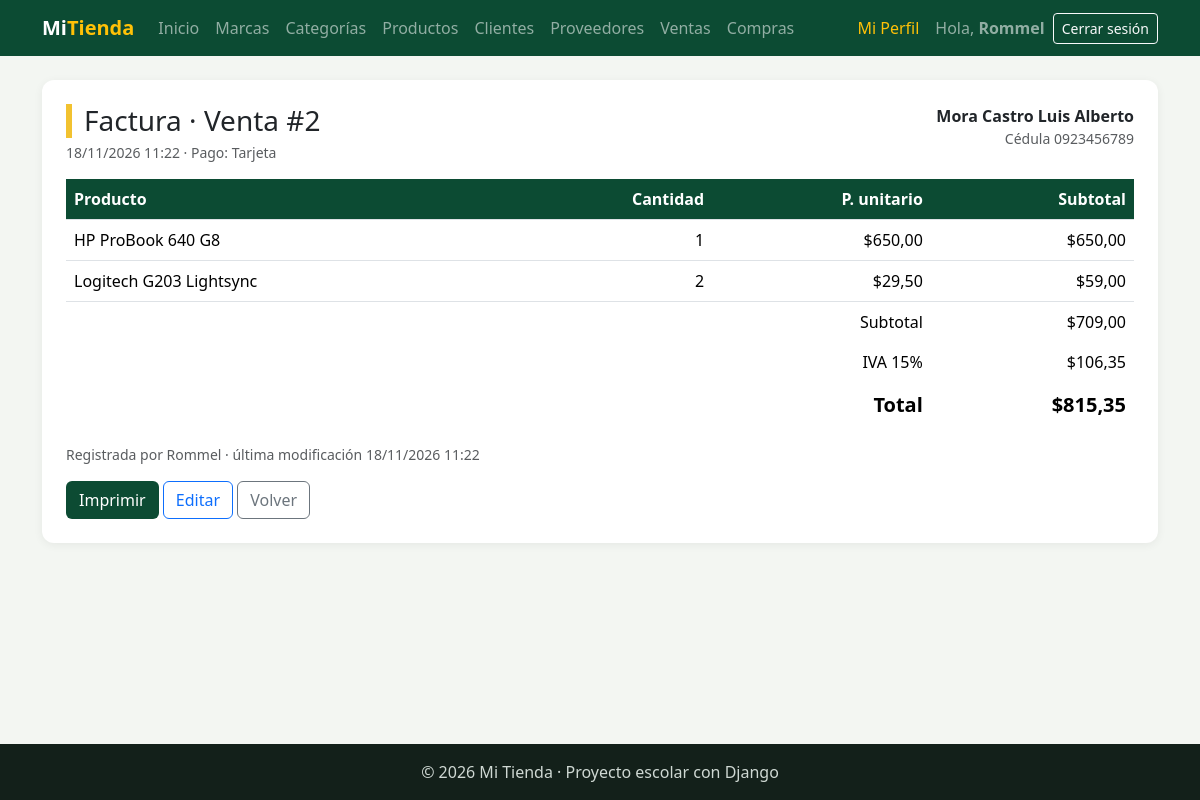
/facturacion/ventas/2/ (signed in), run on the app's committed database.
### facturacion/models.py (models this page shows, shortened)
class ModeloBase(models.Model):
    user = models.ForeignKey(
        User,
        on_delete=models.SET_NULL,
        null=True,
        blank=True,
        editable=False,
        related_name="%(class)s_registrados",
        verbose_name="Registrado por",
    )
    fecha_creacion = models.DateTimeField("Fecha de creación", auto_now_add=True)
    fecha_modificacion = models.DateTimeField("Última modificación", auto_now=True)
    class Meta:
        abstract = True

class Venta(ModeloBase):
    cliente = models.ForeignKey(Cliente, on_delete=models.PROTECT, related_name="ventas")
    fecha_hora = models.DateTimeField("Fecha y hora", default=timezone.now)
    subtotal = models.DecimalField(max_digits=12, decimal_places=2, default=0, editable=False)
    iva = models.DecimalField("IVA", max_digits=12, decimal_places=2, default=0, editable=False)
    total = models.DecimalField(max_digits=12, decimal_places=2, default=0, editable=False)
    tipo_pago = models.CharField(
        "Tipo de pago",
        max_length=15,
        choices=TipoPago.choices,
        default=TipoPago.CONTADO,
    )
    class Meta:
        verbose_name = "Venta"
        verbose_name_plural = "Ventas"
        ordering = ["-fecha_hora"]
    def __str__(self):
        return f"Venta #{self.pk}"

class Cliente(ModeloBase):
    cedula = models.CharField("Cédula", max_length=10, unique=True)
    nombres = models.CharField(max_length=80)
    apellidos = models.CharField(max_length=80)
    email = models.EmailField("Correo", blank=True)
    telefono = models.CharField("Teléfono", max_length=15, blank=True)
    direccion = models.CharField("Dirección", max_length=200, blank=True)
    class Meta:
        verbose_name = "Cliente"
        verbose_name_plural = "Clientes"
        ordering = ["apellidos", "nombres"]
    def __str__(self):
        return f"{self.apellidos} {self.nombres}"

class DetalleVenta(ModeloBase):
    venta = models.ForeignKey(Venta, on_delete=models.CASCADE, related_name="detalles")
    producto = models.ForeignKey(Producto, on_delete=models.PROTECT, related_name="detalles_venta")
    cantidad = models.PositiveIntegerField(default=1, validators=[MinValueValidator(1)])
    precio = models.DecimalField(max_digits=10, decimal_places=2)
    class Meta:
        verbose_name = "Detalle de venta"
        verbose_name_plural = "Detalles de venta"
    @property
    def subtotal(self):
        return self.cantidad * self.precio

class Producto(ModeloBase):
    nombre = models.CharField(max_length=100)
    descripcion = models.TextField("Descripción", blank=True)
    precio = models.DecimalField(max_digits=10, decimal_places=2)
    stock = models.PositiveIntegerField(default=0)
    imagen = models.ImageField(upload_to="productos/", blank=True)
    marca = models.ForeignKey(Marca, on_delete=models.PROTECT, related_name="productos")
    categorias = models.ManyToManyField(Categoria, related_name="productos", blank=True)
    activo = models.BooleanField(default=True)
    class Meta:
        verbose_name = "Producto"
        verbose_name_plural = "Productos"
        ordering = ["nombre"]

### facturacion/views.py (the view)
# urls.py: path("ventas/<int:pk>/", views.VentaDetailView.as_view(), name="venta_detalle"),
class VentaDetailView(LoginRequiredMixin, DetailView):
    model = Venta
    template_name = "facturacion/venta_detalle.html"
    context_object_name = "venta"
    def get_queryset(self):
        return super().get_queryset().select_related("cliente", "user").prefetch_related("detalles__producto")
    def get_context_data(self, **kwargs):
        contexto = super().get_context_data(**kwargs)
        contexto["iva_porcentaje"] = IVA_TARIFA * 100
        return contexto

### facturacion/templates/facturacion/venta_detalle.html (shortened to what this page needs)
{% extends "base.html" %}
{% block contenido %}
<div class="tarjeta">
    <div class="d-flex justify-content-between flex-wrap gap-2 mb-3">
        <div>
            <h1 class="h3 titulo-pagina mb-1">Factura · {{ venta }}</h1>
            <div class="text-muted small">{{ venta.fecha_hora|date:"d/m/Y H:i" }} · Pago: {{ venta.get_tipo_pago_display }}</div>
        </div>
        <div class="text-end">
            <div class="fw-semibold">{{ venta.cliente }}</div>
            <div class="text-muted small">Cédula {{ venta.cliente.cedula }}</div>
        </div>
    </div>
    <table class="table align-middle">
        <thead>
            <tr><th>Producto</th><th class="text-end">Cantidad</th><th class="text-end">P. unitario</th><th class="text-end">Subtotal</th></tr>
        </thead>
        <tbody>
            {% for detalle in venta.detalles.all %}
            <tr>
                <td>{{ detalle.producto.nombre }}</td>
                <td class="text-end">{{ detalle.cantidad }}</td>
                <td class="text-end">${{ detalle.precio }}</td>
                <td class="text-end">${{ detalle.subtotal|floatformat:2 }}</td>
            </tr>
            {% endfor %}
        </tbody>
        <tfoot class="totales">
            <tr><td colspan="3" class="text-end">Subtotal</td><td class="text-end">${{ venta.subtotal }}</td></tr>
            <tr><td colspan="3" class="text-end">IVA {{ iva_porcentaje|floatformat:0 }}%</td><td class="text-end">${{ venta.iva }}</td></tr>
            <tr><td colspan="3" class="text-end fw-bold fs-5">Total</td><td class="text-end fw-bold fs-5">${{ venta.total }}</td></tr>
        </tfoot>
    </table>
    <p class="text-muted small">Registrada por {{ venta.user|default:"-" }} · última modificación {{ venta.fecha_modificacion|date:"d/m/Y H:i" }}</p>
    <div class="no-imprimir">
        <button type="button" class="btn btn-verde" onclick="window.print()">Imprimir</button>
        <a href="{% url 'facturacion:venta_editar' venta.pk %}" class="btn btn-outline-primary">Editar</a>
        <a href="{% url 'facturacion:venta_lista' %}" class="btn btn-outline-secondary">Volver</a>
    </div>
</div>
{% endblock %}

### templates/base.html (shortened to what this page needs)
{% load static %}
<!DOCTYPE html>
<html lang="es">
<head>
    <link href="https://cdn.jsdelivr.net/npm/bootstrap@5.3.3/dist/css/bootstrap.min.css" rel="stylesheet">
    <link rel="stylesheet" href="{% static 'css/estilos.css' %}">
</head>
<body>
<nav class="navbar navbar-expand-lg navbar-dark barra">
    <div class="container">
        <a class="navbar-brand fw-bold" href="{% url 'home' %}">Mi<span class="text-warning">Tienda</span></a>
        <div class="collapse navbar-collapse" id="menu">
            <ul class="navbar-nav me-auto">
                <li class="nav-item"><a class="nav-link" href="{% url 'home' %}">Inicio</a></li>
                {% if user.is_authenticated %}
                    <li class="nav-item"><a class="nav-link" href="{% url 'facturacion:marca_lista' %}">Marcas</a></li>
                    <li class="nav-item"><a class="nav-link" href="{% url 'facturacion:categoria_lista' %}">Categorías</a></li>
                    <li class="nav-item"><a class="nav-link" href="{% url 'facturacion:producto_lista' %}">Productos</a></li>
                    <li class="nav-item"><a class="nav-link" href="{% url 'facturacion:cliente_lista' %}">Clientes</a></li>
                    <li class="nav-item"><a class="nav-link" href="{% url 'facturacion:proveedor_lista' %}">Proveedores</a></li>
                    <li class="nav-item"><a class="nav-link" href="{% url 'facturacion:venta_lista' %}">Ventas</a></li>
                    <li class="nav-item"><a class="nav-link" href="{% url 'facturacion:compra_lista' %}">Compras</a></li>
                {% endif %}
            </ul>
            <ul class="navbar-nav align-items-lg-center gap-2">
                {% if user.is_authenticated %}
                    <li class="nav-item"><a class="nav-link text-warning" href="{% url 'facturacion:mi_perfil' %}">Mi Perfil</a></li>
                    <li class="nav-item navbar-text">Hola, <b>{{ user.username }}</b></li>
                    <li class="nav-item">
                        <form method="post" action="{% url 'logout' %}" class="d-inline">
                            <button type="submit" class="btn btn-sm btn-outline-light">Cerrar sesión</button>
                        </form>
                    </li>
                {% else %}
                    <li class="nav-item"><a class="nav-link" href="{% url 'login' %}">Ingresar</a></li>
                    <li class="nav-item"><a class="btn btn-sm btn-warning" href="{% url 'registro' %}">Crear cuenta</a></li>
                {% endif %}
            </ul>
        </div>
    </div>
</nav>
<main class="container py-4">
    {% block contenido %}{% endblock %}
</main>
<footer class="pie text-center py-3">© 2026 Mi Tienda · Proyecto escolar con Django</footer>
</body>
</html>

### static/css/estilos.css (style rules this page uses)
:root { --verde: #0c4b33; --verde-claro: #2f9e6e; --amarillo: #f2c230; }
body { background-color: #f3f6f2; min-height: 100vh; display: flex; flex-direction: column; }
main { flex: 1; }
.barra { background-color: var(--verde); }
.titulo-pagina { border-left: 6px solid var(--amarillo); padding-left: 12px; }
.tarjeta { background: white; border-radius: 12px; padding: 24px; box-shadow: 0 2px 10px rgba(0,0,0,.06); }
.table thead th { background-color: var(--verde); color: white; }
.btn-verde { background-color: var(--verde); color: white; }
.pie { background-color: #13201a; color: #cfd8d3; }
.totales td { border: 0; }

### data on the page
Venta: id "Venta #2", fecha_hora "18/11/2026 11:22", tipo_pago "Tarjeta", cliente "Mora Castro Luis Alberto", cliente.cedula "0923456789", subtotal "709,00", iva "106,35", total "815,35", user "Rommel", fecha_modificacion "18/11/2026 11:22"
DetalleVenta: producto.nombre "HP ProBook 640 G8", cantidad "1", precio "650,00", subtotal "650,00"
DetalleVenta: producto.nombre "Logitech G203 Lightsync", cantidad "2", precio "29,50", subtotal "59,00"

### other printed values
{{ user.username }} "Rommel"
{{ iva_porcentaje|floatformat:0 }} "15"
